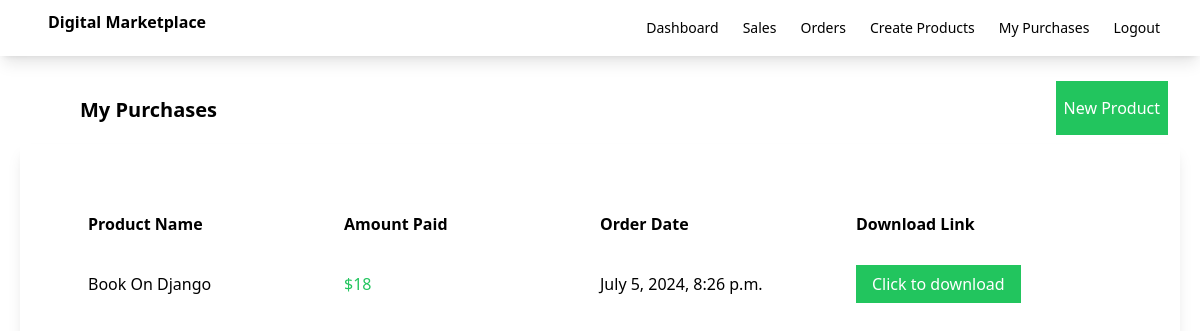
Page /purchases (signed in) on the committed database.
### myapp/models.py (models this page shows)
class OrderDetail(models.Model):
    customer_name = models.CharField(max_length=100)
    product = models.CharField(max_length=100)
    amount = models.IntegerField()
    created_on = models.DateTimeField(auto_now_add=True)

### myapp/views.py (the view)
# urls.py: path('purchases',views.my_purchases,name='purchases'),
def my_purchases(request):
    orders = OrderDetail.objects.filter(customer_name=request.user)
    return render(request,'myapp/purchases.html',{'orders':orders})

### myapp/templates/myapp/purchases.html
{% extends 'myapp/base.html' %}
{% block body %}
    <div class="flex justify-between">
        <div class="ml-20 mt-10 font-bold text-xl">My Purchases</div>
        <div class="ml-20 mt-10">
            <a class="bg-green-500 text-white px-2 py-4 mr-8" href="{% url 'createproduct' %}">New Product</a>
        </div>
    </div>
    <div class="order-container shadow-lg p-10 m-5">
        <div class="order-header flex font-bold  m-5 p-2 ">
            <div class="w-1/4">
                Product Name
            </div>
            <div class="w-1/4">
                Amount Paid
            </div>
            <div class="w-1/4">
                Order Date
            </div>
            <div class="w-1/4">
                Download Link
            </div>
        </div>
        {% for order in orders %}
        <div class="flex  m-5 p-2">
            <div class="w-1/4">
                {{order.product}}
            </div>
            <div class="w-1/4 text-green-500">
                ${{order.amount}}
            </div>
            <div class="w-1/4">
                {{order.created_on}}
            </div>
            <div class="w-1/4">
                <a class="bg-green-500 text-white px-4 py-2" href="{{order.product.file.url}}" download>Click to download</a>
            </div>
        </div>
        {% endfor %}
    </div>
{% endblock %}

### rows in the picture
OrderDetail: product "Book On Django", amount "18", created_on "July 5, 2024, 8:26 p.m."
